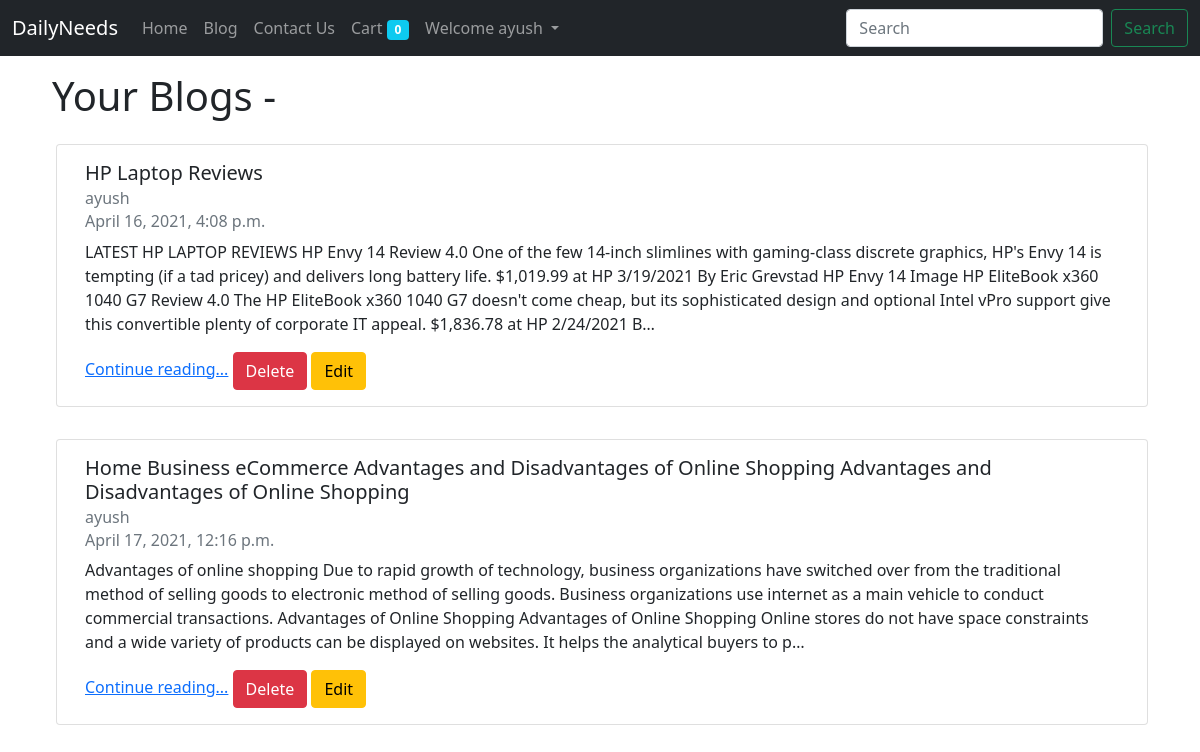
Page /blog/allposts (signed in) on the committed database.
### blog/models.py (models this page shows, shortened)
class Post(models.Model):
    title=models.CharField(max_length=255)
    author=models.ForeignKey(User,on_delete=models.CASCADE)
    content=models.TextField()
    slug=models.SlugField(max_length=500,unique=True,blank=True)
    timestamp=models.DateTimeField(default=now)

### blog/views.py (the view)
# urls.py: path('allposts',views.allposts,name='allposts'),
def allposts(request):
    post_user=Post.objects.filter(author=request.user)
    return render(request,'blog/allPosts.html',{'post_user':post_user})

### home/templates/blog/allPosts.html
{% extends 'home/index.html' %}
{% block main %}
<div class="row m-3 container">
    <h1>Your Blogs -</h1>
{% for eachpost in post_user %}
<div class="card m-3" style="width: 100%;">
    <div class="card-body">
      <h5 class="card-title">{{eachpost.title}}</h5>
      <h6 class="card-subtitle mb-2 text-muted">{{eachpost.author}}</h6>
      <h6 class="card-subtitle mb-2 text-muted">{{eachpost.timestamp}}</h6>
      <p class="card-text">{{eachpost.content|truncatechars:500}}</p>
      <a href="/blog/{{eachpost.slug}}" class="card-link">Continue reading...</a>
      <a href="/blog/delete/{{eachpost.id}}" class="btn btn-danger">Delete</a>
      <a href="/blog/edit/{{eachpost.id}}" class="btn btn-warning">Edit</a>
    </div>
  </div>
{% endfor %}
</div>
{% endblock main %}

### home/templates/home/index.html (shortened to what this page needs)
<!doctype html>
<html lang="en">
  <head>
    <link href="https://cdn.jsdelivr.net/npm/bootstrap@5.0.0-beta2/dist/css/bootstrap.min.css" rel="stylesheet">
  </head>
  <body>
    <nav class="navbar navbar-expand-lg navbar-dark bg-dark">
        <div class="container-fluid">
          <a class="navbar-brand" href= "/">DailyNeeds</a>
          <div class="collapse navbar-collapse" id="navbarSupportedContent">
            <ul class="navbar-nav me-auto mb-2 mb-lg-0">
              <li class="nav-item">
                <a class="nav-link {% block homeactive %}{% endblock homeactive %} " aria-current="page" href= "/">Home</a>
              </li>
              <li class="nav-item">
                <a class="nav-link {% block blogactive %}{% endblock blogactive %}" href= "/blog/">Blog</a>
              </li>
              <li class="nav-item">
                <a class="nav-link {% block contactactive %}{% endblock contactactive %}" href= "/contact">Contact Us</a>
              </li>
              <li class="nav-item">
                <a class="nav-link {% block cartactive %}{% endblock cartactive %}" href= "/cart">Cart
                  <span class="badge bg-info">
                    {% if request.session.cart %}
                    {{request.session.cart.keys|length}}</span>
                    {% else %}
                    0
                    {% endif %}
                  </a>
              </li>
              <li class="nav-item dropdown">
                {% if user.is_authenticated %}
                <a class="nav-link dropdown-toggle" href="#" id="navbarDropdown" role="button" data-bs-toggle="dropdown" aria-expanded="false">
                  Welcome {{request.user}}
                </a>
                {% endif %}
              </li>
            </ul>
            <form class="d-flex" method="GET" action="/search"  >
              <input class="form-control me-2" type="search" name="search" placeholder="Search" aria-label="Search">
              <button class="btn btn-outline-success" type="submit">Search</button>
            </form>
          </div>
        </div>
      </nav>
    {% block main %}
    {% endblock %}
  </body>
</html>

### rows in the picture
Post: title "HP Laptop Reviews", author "ayush", timestamp "April 16, 2021, 4:08 p.m.", content "LATEST HP LAPTOP REVIEWS HP Envy 14 Review 4.0 One of the few 14-inch slimlines with gaming-class discrete graphics, HP's Envy 14 is tempting (if a tad pricey) and delivers long battery life. $1,019.99 at HP 3/19/2021 By Eric Grevstad HP Envy 14 Image HP EliteBook x360 1040 G7 Review 4.0 The HP EliteBook x360 1040 G7 doesn't come cheap, but its sophisticated design and optional Intel vPro support give this convertible plenty of corporate IT appeal. $1,836.78 at HP 2/24/2021 B…"
Post: title "Home Business eCommerce Advantages and Disadvantages of Online Shopping Advantages and Disadvantages of Online Shopping", author "ayush", timestamp "April 17, 2021, 12:16 p.m.", content "Advantages of online shopping Due to rapid growth of technology, business organizations have switched over from the traditional method of selling goods to electronic method of selling goods. Business organizations use internet as a main vehicle to conduct commercial transactions. Advantages of Online Shopping Advantages of Online Shopping Online stores do not have space constraints and a wide variety of products can be displayed on websites. It helps the analytical buyers to p…"

### other values in the picture
{{ request.user }} "ayush"
